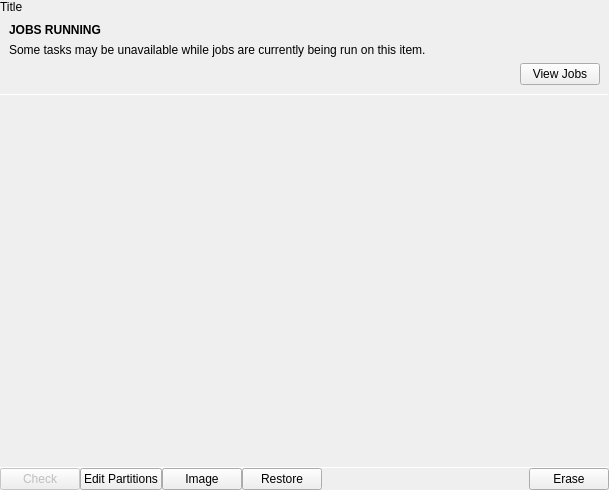
<?xml version="1.0" encoding="UTF-8"?>
<ui version="4.0">
 <class>DiskPane</class>
 <widget class="QWidget" name="DiskPane">
  <property name="geometry">
   <rect>
    <x>0</x>
    <y>0</y>
    <width>609</width>
    <height>490</height>
   </rect>
  </property>
  <property name="windowTitle">
   <string notr="true">Form</string>
  </property>
  <layout class="QVBoxLayout" name="verticalLayout">
   <property name="spacing">
    <number>0</number>
   </property>
   <property name="leftMargin">
    <number>0</number>
   </property>
   <property name="topMargin">
    <number>0</number>
   </property>
   <property name="rightMargin">
    <number>0</number>
   </property>
   <property name="bottomMargin">
    <number>0</number>
   </property>
   <item>
    <widget class="tTitleLabel" name="titleLabel">
     <property name="text">
      <string>Title</string>
     </property>
    </widget>
   </item>
   <item>
    <widget class="tConditionalWidget" name="jobsRunningWidget" native="true">
     <layout class="QVBoxLayout" name="verticalLayout_2">
      <property name="spacing">
       <number>0</number>
      </property>
      <property name="leftMargin">
       <number>0</number>
      </property>
      <property name="topMargin">
       <number>0</number>
      </property>
      <property name="rightMargin">
       <number>0</number>
      </property>
      <property name="bottomMargin">
       <number>0</number>
      </property>
      <item>
       <layout class="QVBoxLayout" name="verticalLayout_4">
        <property name="spacing">
         <number>6</number>
        </property>
        <property name="leftMargin">
         <number>9</number>
        </property>
        <property name="topMargin">
         <number>9</number>
        </property>
        <property name="rightMargin">
         <number>9</number>
        </property>
        <property name="bottomMargin">
         <number>9</number>
        </property>
        <item>
         <widget class="QLabel" name="label">
          <property name="font">
           <font>
            <bold>true</bold>
           </font>
          </property>
          <property name="text">
           <string>JOBS RUNNING</string>
          </property>
         </widget>
        </item>
        <item>
         <widget class="QLabel" name="label_2">
          <property name="text">
           <string>Some tasks may be unavailable while jobs are currently being run on this item.</string>
          </property>
          <property name="wordWrap">
           <bool>true</bool>
          </property>
         </widget>
        </item>
        <item>
         <layout class="QHBoxLayout" name="horizontalLayout_2">
          <item>
           <spacer name="horizontalSpacer_2">
            <property name="orientation">
             <enum>Qt::Horizontal</enum>
            </property>
            <property name="sizeHint" stdset="0">
             <size>
              <width>40</width>
              <height>20</height>
             </size>
            </property>
           </spacer>
          </item>
          <item>
           <widget class="QPushButton" name="viewJobsButton">
            <property name="text">
             <string>View Jobs</string>
            </property>
            <property name="icon">
             <iconset theme="arrow-right">
              <normaloff>.</normaloff>.</iconset>
            </property>
           </widget>
          </item>
         </layout>
        </item>
       </layout>
      </item>
      <item>
       <widget class="Line" name="line_2">
        <property name="maximumSize">
         <size>
          <width>16777215</width>
          <height>1</height>
         </size>
        </property>
        <property name="orientation">
         <enum>Qt::Horizontal</enum>
        </property>
       </widget>
      </item>
     </layout>
    </widget>
   </item>
   <item>
    <widget class="QScrollArea" name="scrollArea">
     <property name="frameShape">
      <enum>QFrame::NoFrame</enum>
     </property>
     <property name="widgetResizable">
      <bool>true</bool>
     </property>
     <widget class="QWidget" name="scrollAreaWidgetContents">
      <property name="geometry">
       <rect>
        <x>0</x>
        <y>0</y>
        <width>609</width>
        <height>360</height>
       </rect>
      </property>
      <layout class="QVBoxLayout" name="verticalLayout_3">
       <property name="spacing">
        <number>0</number>
       </property>
       <property name="leftMargin">
        <number>0</number>
       </property>
       <property name="topMargin">
        <number>0</number>
       </property>
       <property name="rightMargin">
        <number>0</number>
       </property>
       <property name="bottomMargin">
        <number>0</number>
       </property>
       <item>
        <layout class="QVBoxLayout" name="componentsLayout"/>
       </item>
       <item>
        <spacer name="verticalSpacer">
         <property name="orientation">
          <enum>Qt::Vertical</enum>
         </property>
         <property name="sizeHint" stdset="0">
          <size>
           <width>20</width>
           <height>40</height>
          </size>
         </property>
        </spacer>
       </item>
      </layout>
     </widget>
    </widget>
   </item>
   <item>
    <widget class="Line" name="line">
     <property name="maximumSize">
      <size>
       <width>16777215</width>
       <height>1</height>
      </size>
     </property>
     <property name="orientation">
      <enum>Qt::Horizontal</enum>
     </property>
    </widget>
   </item>
   <item>
    <widget class="QWidget" name="operationsWidget" native="true">
     <layout class="QHBoxLayout" name="horizontalLayout">
      <property name="spacing">
       <number>0</number>
      </property>
      <property name="leftMargin">
       <number>0</number>
      </property>
      <property name="topMargin">
       <number>0</number>
      </property>
      <property name="rightMargin">
       <number>0</number>
      </property>
      <property name="bottomMargin">
       <number>0</number>
      </property>
      <item>
       <widget class="QPushButton" name="checkButton">
        <property name="enabled">
         <bool>false</bool>
        </property>
        <property name="text">
         <string>Check</string>
        </property>
       </widget>
      </item>
      <item>
       <widget class="QPushButton" name="editPartitionsButton">
        <property name="text">
         <string>Edit Partitions</string>
        </property>
       </widget>
      </item>
      <item>
       <widget class="QPushButton" name="imageButton">
        <property name="text">
         <string extracomment="A verb: &quot;Create Image&quot;">Image</string>
        </property>
       </widget>
      </item>
      <item>
       <widget class="QPushButton" name="restoreButton">
        <property name="text">
         <string>Restore</string>
        </property>
       </widget>
      </item>
      <item>
       <spacer name="horizontalSpacer">
        <property name="orientation">
         <enum>Qt::Horizontal</enum>
        </property>
        <property name="sizeHint" stdset="0">
         <size>
          <width>40</width>
          <height>20</height>
         </size>
        </property>
       </spacer>
      </item>
      <item>
       <widget class="QPushButton" name="eraseButton">
        <property name="text">
         <string>Erase</string>
        </property>
        <property name="icon">
         <iconset theme="media-harddisk-erase">
          <normaloff>.</normaloff>.</iconset>
        </property>
       </widget>
      </item>
     </layout>
    </widget>
   </item>
  </layout>
 </widget>
 <customwidgets>
  <customwidget>
   <class>tTitleLabel</class>
   <extends>QLabel</extends>
   <header location="global">ttitlelabel.h</header>
   <slots>
    <signal>backButtonClicked()</signal>
   </slots>
  </customwidget>
  <customwidget>
   <class>tConditionalWidget</class>
   <extends>QWidget</extends>
   <header location="global">tconditionalwidget.h</header>
   <container>1</container>
  </customwidget>
 </customwidgets>
 <resources/>
 <connections/>
</ui>
